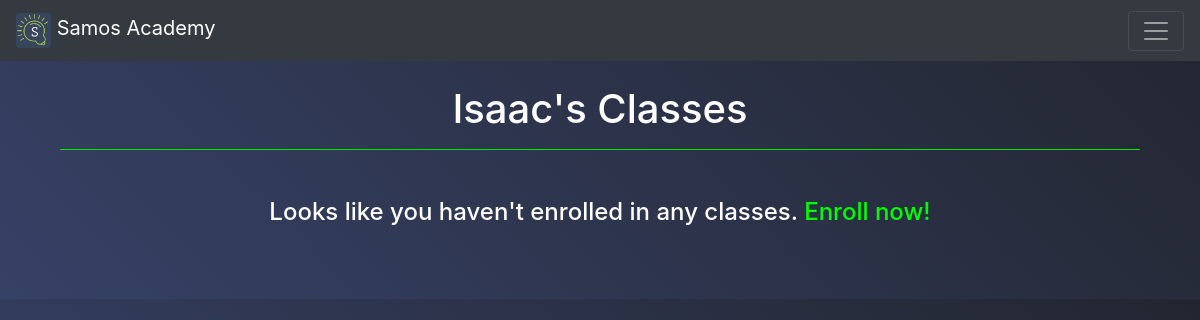
Page /classes/ (signed in) on the earlier database version.
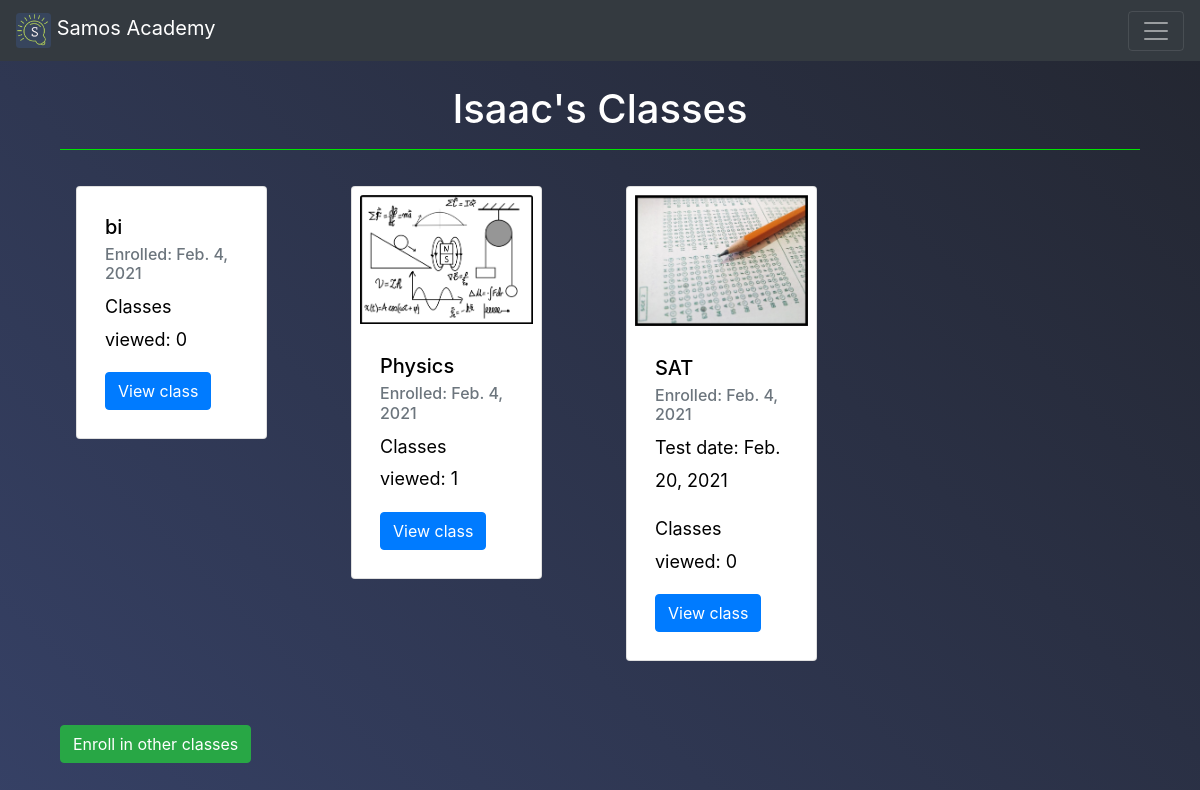
Same page on the later database version.
### academy/models.py (models this page shows)
class Subject(models.Model):
    SUBJECT_CHOICES = [
        ('ph', 'Physics'),
        ('mt', 'Mathematics'),
        ('cs', 'Computer Science'),
        ('bi', 'Biology'),
    ]
    user_id = models.IntegerField()
    subject = models.CharField(max_length=20, choices=SUBJECT_CHOICES)
    date = models.DateField(auto_now_add=True)
    viewed = models.IntegerField(null=True, default=0)
    link = models.TextField(null=True, blank=True)
    comments = models.TextField(null=True, blank=True)
    created = models.DateTimeField(auto_now_add=True, auto_now=False)
    class Meta:
        ordering = ('-created',)
    def __str__(self):
        if self.subject == 'ph':
            return 'Physics'
        elif self.subject == 'mt':
            return 'Mathematics'
        elif self.subject == 'cs':
            return 'Computer Science'
        else:
            return self.subject

class Exam(models.Model):
    EXAMS_CHOICES = [
        ('sat', 'SAT'),
        ('act', 'ACT'),
        ('toefl', 'TOEFL'),
        ('ielts', 'IELTS'),
        ('ap_phys1', 'AP Physics 1'),
        ('ap_phys2', 'AP Physics 2'),
        ('ap_phys_em', 'AP Physics C: Electricity & Magnetism'),
        ('ap_phys_mech', 'AP Physics C: Mechanics'),
    ]
    user_id = models.IntegerField()
    exam = models.CharField(max_length=20)
    date = models.DateField(auto_now_add=True)
    viewed = models.IntegerField(null=True, default=0)
    test_date = models.DateField(null=True)
    link = models.TextField(null=True)
    comments = models.TextField(null=True, blank=True)
    created = models.DateTimeField(auto_now_add=True, auto_now=False)
    class Meta:
        ordering = ('-created',)
    def __str__(self):
        if self.exam in ['sat', 'act','toefl', 'ielts']:
            return self.exam.upper()
        elif self.exam == 'ap_phys1':
            return 'AP Physics 1'
        elif self.exam == 'ap_phys2':
            return 'AP Physics 2'
        elif self.exam == 'ap_phys_em':
            return 'AP Physics C: Electricity & Magnetism'
        elif self.exam == 'ap_phys_mech':
            return 'AP Physics C: Mechanics'
        else:
            return self.exam

### academy/views.py (the view)
# urls.py: path('classes/', views.classes, name='classes'),
@login_required
@object_required
def classes(request):
    subjects = Subject.objects.filter(user_id=request.user.pk)
    exams = Exam.objects.filter(user_id=request.user.pk)
    return render(request, 'academy/classes.html', {
        'subjects': subjects,
        'exams': exams
    })

### academy/views.py (called while the page is built)
def object_required(f):
    @wraps(f)
    def decorated_function(*args, **kwargs):
        try:
            return f(*args, **kwargs)
        except ObjectDoesNotExist:
            messages.warning(args[0], 'Seems like that element requested does not exist. Please try again.')
            return HttpResponseRedirect(reverse('academy:index'))
    return decorated_function

### academy/templates/academy/classes.html (shortened to what this page needs)
{% extends 'academy/layout.html' %}
{% load static %}
{% block body %}
    <h1>{{ user.first_name }}'s Classes</h1>
    <hr>
    {% if not subjects and not exams %}
        <h4 class="text-center my-5">
            Looks like you haven't enrolled in any classes. <a href="{% url 'academy:enroll' %}">Enroll now!</a>
        </h4>
    {% else %}
        <div class="card-columns">
            {% if subjects %}
                {% for subject in subjects %}
                    <div class="card w-75 mx-3 my-3 p-2">
                        {% if subject.subject == 'ph' %}
                            <img class="card-img-top" src="{% static 'academy/physics.jpg' %}" alt="Physics formulae">
                        {% elif subject.subject == 'mt' %}
                            <img class="card-img-top" src="{% static 'academy/mathematics.jpg' %}" alt="Math formulae">
                        {% elif subject.subject == 'cs' %}
                            <img class="card-img-top" src="{% static 'academy/programming.jpg' %}" alt="Programming">
                        {% endif %}
                        <div class="card-body">
                            <h5 class="card-title">{{ subject }}</h5>
                            <h6 class="card-subtitle mb-2 text-muted">Enrolled: {{ subject.date }}</h6>
                            <p>Classes viewed: {{ subject.viewed }}</p>
                            <a class="btn btn-primary" href="{% url 'academy:view_class' 'Subject' subject.pk %}">View class</a>
                        </div>
                    </div>
                {% endfor %}
            {% endif %}
            {% if exams %}
                {% for exam in exams %}
                    <div class="card w-75 mx-3 my-3 p-2">
                        <img src="{% static 'academy/tests.jpg' %}" alt="Wonders of Physics">
                        <div class="card-body">
                            <h5 class="card-title" style="color: #000000;">{{ exam }}</h5>
                            <h6 class="card-subtitle mb-2 text-muted">Enrolled: {{ exam.date }}</h6>
                            <p>Test date: {{ exam.test_date }}</p>
                            <p>Classes viewed: {{ exam.viewed }}</p>
                            <a class="btn btn-primary" href="{% url 'academy:view_class' 'Exam' exam.pk %}">View class</a>
                        </div>
                    </div>
                {% endfor %}
            {% endif %}
        </div>
        <a class="btn btn-success my-5" href="{% url 'academy:enroll' %}"">Enroll in other classes</a>
    {% endif %}
{% endblock %}

### academy/templates/academy/layout.html (shortened to what this page needs)
<!DOCTYPE html>
<html lang="en">
    {% load static %}
    <head>
        <link href="https://stackpath.bootstrapcdn.com/bootstrap/4.5.0/css/bootstrap.min.css" rel="stylesheet">
        <link href="{% static 'academy/styles.css' %}" rel="stylesheet">
    </head>
    <body>
        <header>
            <nav class="navbar navbar-dark bg-dark">
                <a class="navbar-brand" href="{% url 'academy:index' %}">
                    <img id="logo" src="{% static 'academy/logo.jpg' %}" width="35" height="35" class="d-inline-block align-top" alt="Samos Academy">
                    Samos Academy
                </a>
                <button class="navbar-toggler" type="button" data-toggle="collapse" data-target="#navbarNavAltMarkup" aria-controls="navbarNavAltMarkup" aria-expanded="false" aria-label="Toggle navigation">
                    <span class="navbar-toggler-icon"></span>
                </button>
            </nav>
        </header>
        <main>
            {% block body %}
            {% endblock %}
        </main>
    </body>
</html>

### academy/static/academy/styles.css (style rules this page uses)
@media (min-width: 34em) { .card-columns { -webkit-column-count: 2; -moz-column-count: 2; column-count: 2; } }
@media (min-width: 48em) { .card-columns { -webkit-column-count: 3; -moz-column-count: 3; column-count: 3; } }
@media (min-width: 62em) { .card-columns { -webkit-column-count: 4; -moz-column-count: 4; column-count: 4; } }
a { color: #00ff00; }
html, body { background-image: linear-gradient(45deg, #364166, #232630); color: #ffffff; }
h1 { text-align: center; }
h5 { color: #000000; }
hr { margin-bottom: 20px; background-color: #00ff00; }
main { overflow-x: hidden; padding-left: 5%; padding-right: 5%; padding-bottom: 2%; padding-top: 2%; }
nav a { color: #ffffff; }
p { font-size: 18px; line-height: 1.8; }
.card-img-top { height: 45%; }
#logo { border-radius: 10%; }

### academy/templates/academy/classes.html (style rules this page uses)
p { color: #000000; }
div > img { height: 45%; width: 100%; margin-bottom: 10px; }

Differences in the rows shown:
added Subject: subject "bi", date "Feb. 4, 2021", viewed "0"
added Subject: subject "Physics", date "Feb. 4, 2021", viewed "1"
added Exam: exam "SAT", date "Feb. 4, 2021", test_date "Feb. 20, 2021", viewed "0"
Other differences:
text no longer shown: "Looks like you haven't enrolled in any classes. Enroll now!"
text now shown: "Enroll in other classes"
